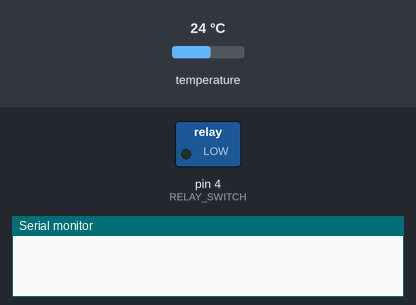
A sketch run on a simulated Arduino Uno, built with avr-gcc and run on an emulated ATmega328P. Parts: switched loads named in the sketch (green lamp = pin HIGH), the last lines printed to the serial monitor. The inputs (shaded band) are chosen by the test bench; at power-on: temperature 24 °C.

Above: at 0.1 s.
At 0.8 s:
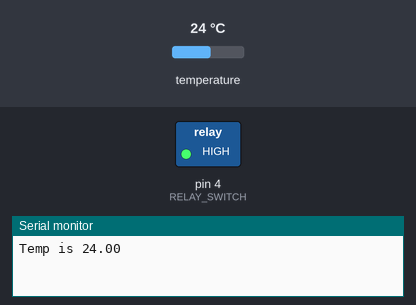
Timing chart, 0 to 2.3 s (numbered marks = the images above):
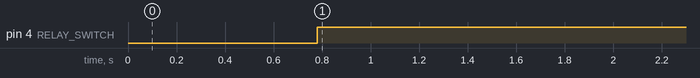

The sketch:

BoilerTemp.ino
```cpp
#include <OneWire.h>
#include <DallasTemperature.h>

#define ONE_WIRE_BUS 2
#define RELAY_SWITCH 4
OneWire oneWire(ONE_WIRE_BUS);

DallasTemperature sensors(&oneWire);

void setup() {
  // put your setup code here, to run once:
  Serial.begin(9600);
  pinMode(RELAY_SWITCH, OUTPUT);
  sensors.begin();
}

void loop() {
  // put your main code here, to run repeatedly:
  sensors.requestTemperatures();
  double temp = 0;
  temp = sensors.getTempCByIndex(0);

  if (temp > 65) {
  digitalWrite(RELAY_SWITCH, LOW);

  } else if (temp < 60) {
  digitalWrite(RELAY_SWITCH, HIGH);

  }

  Serial.print("Temp is ");
  Serial.println(temp);
  delay(1000);
}
```

Measured:
- by itself, pin 4 (RELAY_SWITCH): LOW → HIGH at 0.78 s
